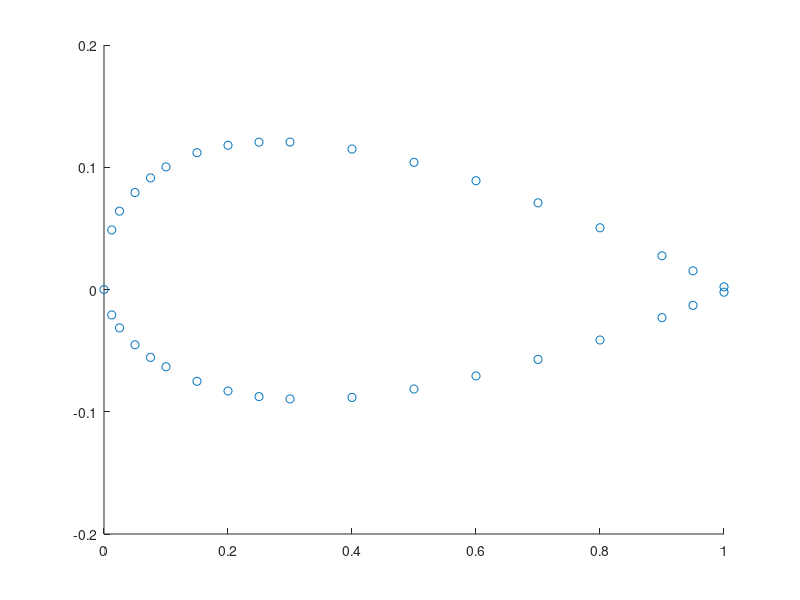
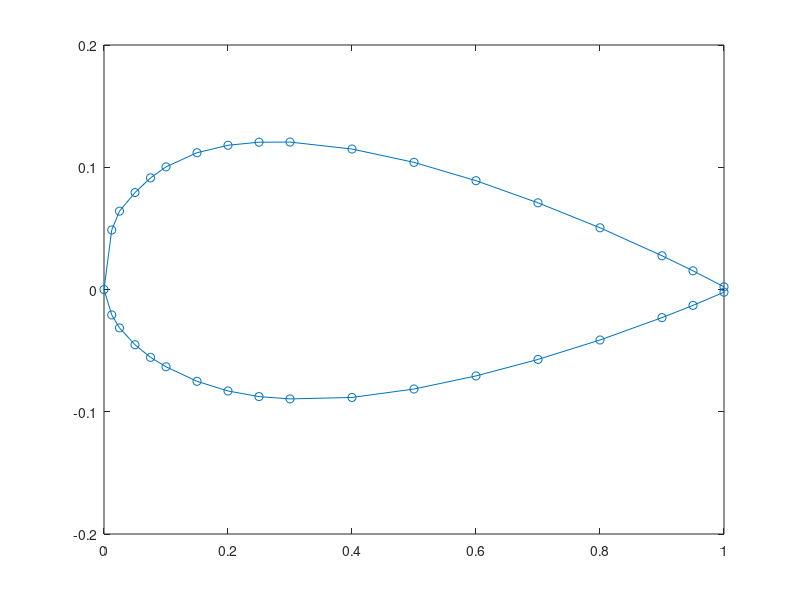

Source code (MATLAB) for these figures, in order:
%%根据dat文件画出翼型
x = [1,0.95,0.9,0.8,0.7,0.6,...
    0.5,0.4,0.3,0.25,0.2,...
    0.15,0.1,0.075,0.05,0.025,0.0125,0,...
    0.0125,0.025,0.05,0.075,0.1,0.15,0.2,0.25,0.3,0.4,0.5,0.6,...
    0.7,0.8,0.9,0.95,1.0];
y = [0.0022,0.0153,0.0276,0.0505,0.0709,0.0890,0.1040,0.1149,...
    0.1206,0.1205,0.1180,0.1119,0.1003,0.0913,0.0793,0.0641,...
    0.0487,0,-0.0208,-0.0314,-0.0452,-0.0555,-0.0632,-0.0751,...
    -0.0830,-0.0876,-0.0895,-0.0883,-0.0814,-0.0707,-0.0572,-0.0413,...
    -0.0230,-0.0130,-0.0022];
length(x);
length(y);
figure(1)
scatter(x,y,'magenta')
axis([0 1 -0.2 0.2])
figure(2)
plot(x,y,'-o')
axis([0 1 -0.2 0.2])
%%